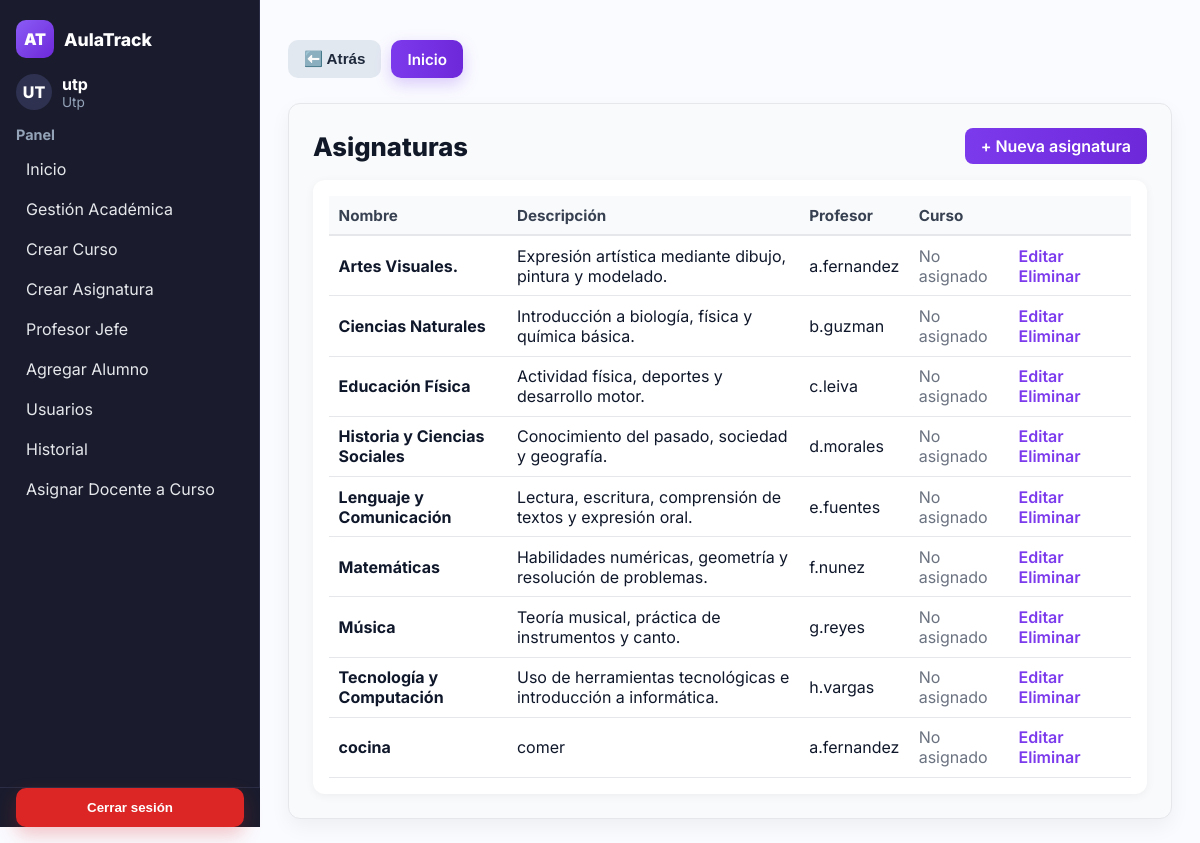
/asignaturas/ (signed in), run on an earlier commit of the app's database.
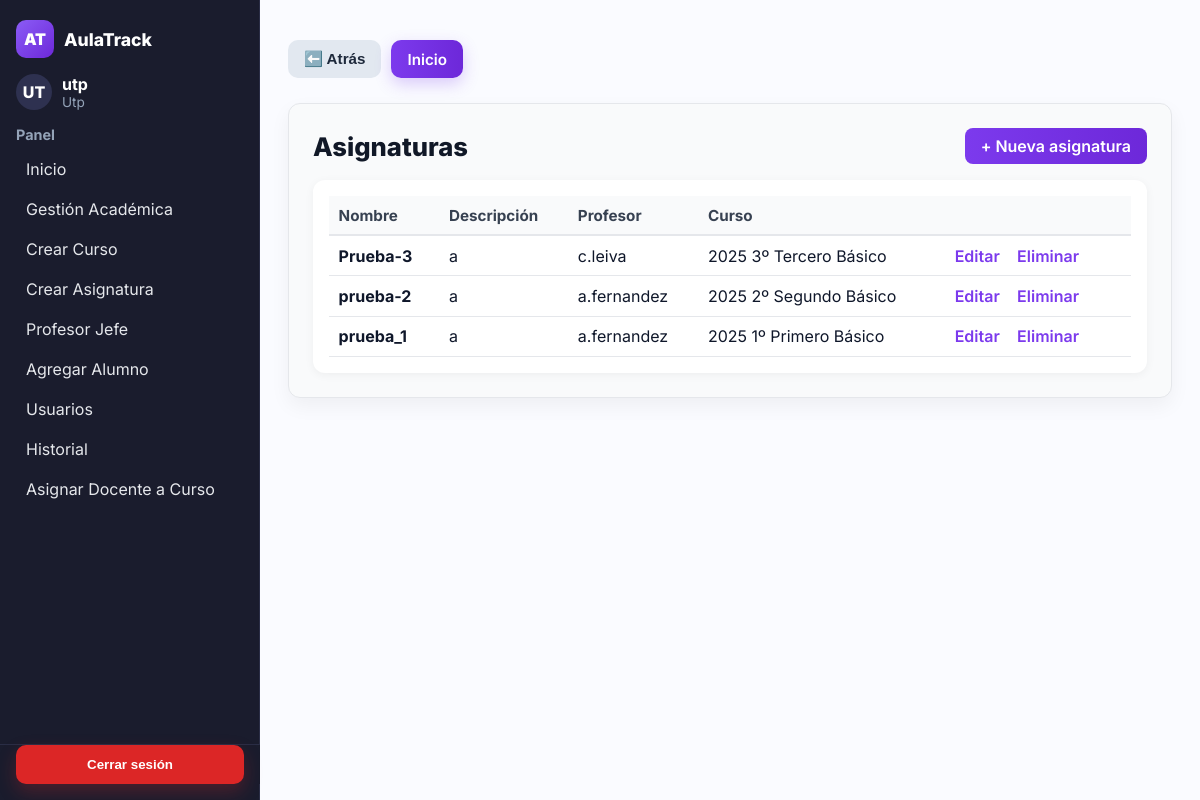
And on a later commit of the database.
### usuarios/models.py (models this page shows, shortened)
class Usuario(AbstractUser):
    nombres = models.CharField(max_length=100)
    apellidos = models.CharField(max_length=100)
    rut = models.CharField(max_length=12, unique=True, validators=[rut_validator])
    ROLE_DOCENTE = 'docente'
    ROLE_UTP = 'utp'
    ROLE_INSPECTOR = 'inspector'
    ROLE_CHOICES = [
        (ROLE_DOCENTE, 'Docente'),
        (ROLE_UTP, 'UTP'),
        (ROLE_INSPECTOR, 'Inspector'),
    ]
    role = models.CharField(max_length=20, choices=ROLE_CHOICES)

class Asignatura(models.Model):
    nombre = models.CharField(max_length=30)
    descripcion = models.TextField(blank=True)
    profesor = models.ForeignKey(
        Usuario, on_delete=models.CASCADE, null=True, blank=True, limit_choices_to={'role': 'docente'}
    )
    curso = models.ForeignKey(
        'Curso', on_delete=models.CASCADE, related_name='asignaturas', null=True, blank=True
    )

class Curso(models.Model):
    año = models.CharField(max_length=15)
    nombre = models.CharField(max_length=30)
    sala = models.CharField(max_length=10)
    profesor_jefe = models.ForeignKey(
        Usuario,
        on_delete=models.CASCADE,
        null=True,
        blank=True,
        limit_choices_to={'role': 'docente'},
        related_name='cursos_como_profesor_jefe'
    )
    class Meta:
        constraints = [
            models.UniqueConstraint(
                Lower('año'), Lower('nombre'), Lower('sala'),
                name='uniq_curso_anio_nombre_sala_ci'
            )
        ]

### usuarios/views.py (the view)
# urls.py: path('asignaturas/', asignatura_list, name='asignatura_list'),
@user_passes_test(es_utp)
def asignatura_list(request):
    asignaturas = Asignatura.objects.select_related("profesor").order_by("nombre")
    return render(request, "asignatura_list.html", {"asignaturas": asignaturas})

### usuarios/views.py (called while the page is built)
def es_utp(user):
    return hasattr(user, 'role') and user.role == 'utp'

### usuarios/templates/asignatura_list.html (shortened to what this page needs)
{% extends 'base.html' %}
{% load static %}
{% block content %}
<div class="page">
  <div class="page-head">
    <h1>Asignaturas</h1>
    <a class="btn-primary" href="{% url 'usuarios:crear_asignatura' %}">+ Nueva asignatura</a>
  </div>
  <div class="table-container">
    <table>
      <thead>
        <tr>
          <th>Nombre</th>
          <th>Descripción</th>
          <th>Profesor</th>
          <th>Curso</th>
          <th></th>
        </tr>
      </thead>
      <tbody>
      {% for a in asignaturas %}
        <tr>
          <td><strong>{{ a.nombre }}</strong></td>
          <td>{{ a.descripcion|default:"—" }}</td>
          <td>
            {% if a.profesor %}
              {{ a.profesor.get_full_name|default:a.profesor.username }}
            {% else %}
              <span class="muted">Sin profesor</span>
            {% endif %}
          </td>
          <td>
            {% if a.curso %}
              {{ a.curso.año }} {{ a.curso.nombre }}
            {% else %}
              <span class="muted">No asignado</span>
            {% endif %}
          </td>
          <td class="cell-actions">
            <a href="{% url 'usuarios:asignatura_editar' a.id %}">Editar</a>
            <a href="{% url 'usuarios:asignatura_eliminar' a.id %}">Eliminar</a>
          </td>
        </tr>
      {% empty %}
        <tr><td colspan="5" class="empty-row">No hay asignaturas registradas.</td></tr>
      {% endfor %}
      </tbody>
    </table>
  </div>
</div>
{% endblock %}

### usuarios/templates/base.html (shortened to what this page needs)
{% load static %}
<!DOCTYPE html>
<html lang="es">
<head>
    <link rel="stylesheet" href="{% static 'css/base.css' %}">
    <link rel="stylesheet" href="{% static 'css/global.css' %}">
</head>
<body>
<main class="app">
    <aside class="sidebar" aria-label="Barra lateral">
        <div class="sidebar-content">
            <div class="brand">
                <div class="logo">AT</div>
                <div class="name">AulaTrack</div>
            </div>
            {% if user.is_authenticated %}
            <div class="profile">
                <div class="avatar">{{ user.username|slice:":2"|upper }}</div>
                <div>
                    <div class="docente">{{ user.username }}</div>
                    <div class="rol">{{ user.role|title|default:"Sin rol" }}</div>
                </div>
            </div>
            <nav class="menu">
                <div class="nav-section">
                    <h4>Panel</h4>
                    <ul>
                        <li><a href="{% url 'usuarios:home_page' %}">Inicio</a></li>
                        {% if user.role == "utp" %}
                            <li><a href="{% url 'usuarios:cursos_lista' %}">Gestión Académica</a></li>
                            <li><a href="{% url 'usuarios:crear_curso' %}">Crear Curso</a></li>
                            <li><a href="{% url 'usuarios:crear_asignatura' %}">Crear Asignatura</a></li>
                            <li><a href="{% url 'usuarios:asignar_profesor_jefe' %}">Profesor Jefe</a></li>
                            <li><a href="{% url 'usuarios:agregar_alumno' %}">Agregar Alumno</a></li>
                            <li><a href="{% url 'usuarios:gestion_usuario' %}">Usuarios</a></li>
                            <li><a href="{% url 'usuarios:historial_admin' %}">Historial</a></li>
                            <li><a href="{% url 'usuarios:asignar_docente_curso' %}">Asignar Docente a Curso</a></li>
                        {% elif user.role == "docente" %}
                            <li><a href="{% url 'usuarios:home_page' %}">Mis Cursos</a></li>
                        {% elif user.role == "alumno" %}
                            <li><a href="{% url 'usuarios:home_page' %}">Mi Inicio</a></li>
                        {% endif %}
                    </ul>
                </div>
            </nav>
            {% endif %}
        </div>
        {% if user.is_authenticated %}
        <div class="logout-fixed">
            <form method="post" action="{% url 'usuarios:logout' %}">
                <button type="submit" class="logout-btn">Cerrar sesión</button>
            </form>
        </div>
        {% endif %}
    </aside>
    <section class="main">
        {% if request.path != '/' and request.path != '/home/' %}
        <div class="nav-buttons fade-in">
            <button onclick="window.history.back()" class="btn btn-secondary">⬅️ Atrás</button>
            <a href="{% url 'usuarios:home_page' %}" class="btn btn-prim">Inicio</a>
        </div>
        {% endif %}
        <div class="content">
            {% block content %}{% endblock %}
        </div>
    </section>
</main>
</body>
</html>

### usuarios/static/css/base.css (style rules this page uses)
:root { --brand-400:#b197fc; --brand-500:#a855f7; --brand-600:#8b5cf6; --brand-700:#7c3aed; --brand-800:#6d28d9; --side-bg:#1a1c2d; --side-border:#2a2d45; --side-hover:#2a2e49; --side-text:#e5e7eb; --side-muted:#94a3b8; --bg:#ffffff; --surface:#f9fafb; --border:#e5e7eb; --text:#0f172a; --danger:#dc2626; --danger-hover:#b91c1c; --radius:12px; --transition:all 0.25s ease; --shadow:0 8px 20px rgba(0,0,0,0.05); }
* { box-sizing:border-box }
html,body { height:100%;margin:0;font-family:"Inter",system-ui,sans-serif;background:var(--bg);color:var(--text); }
.app { display:grid; grid-template-columns:260px 1fr; min-height:100vh; }
.sidebar { background:var(--side-bg); color:var(--side-text); display:flex; flex-direction:column; justify-content:space-between; border-right:1px solid var(--side-border); position:sticky; top:0; height:100vh; }
.sidebar-content { padding:20px 16px 90px; overflow-y:auto; }
.brand { display:flex;align-items:center;gap:10px;margin-bottom:1rem; }
.logo { width:38px;height:38px;display:grid;place-items:center; border-radius:10px; background:linear-gradient(135deg,var(--brand-600),var(--brand-800)); color:#fff;font-weight:900; }
.name { font-weight:800;color:#fff;font-size:1.1rem; }
.profile { display:flex;align-items:center;gap:10px;margin:1rem 0; }
.avatar { width:36px;height:36px;border-radius:999px; background:#2e3150;color:#fff;font-weight:800; display:grid;place-items:center; }
.docente { font-weight:700;color:#fff; }
.rol { font-size:.85rem;color:var(--side-muted); }
.nav-section { margin-top:1rem; }
.nav-section h4 { margin:0 0 .5rem;color:var(--side-muted);font-size:.9rem;font-weight:700; }
.nav-section ul { list-style:none;margin:0;padding:0;display:grid;gap:4px; }
.nav-section a { display:block; padding:8px 10px; border-radius:8px; color:var(--side-text); transition:var(--transition); }
.logout-fixed { position:fixed; bottom:16px; left:0; width:260px; padding:0 16px 0; background:var(--side-bg); border-top:1px solid var(--side-border); }
.logout-btn { width:100%; padding:.75rem 1rem; border:0; border-radius:10px; background:var(--danger); color:#fff; font-weight:700; cursor:pointer; transition:var(--transition); box-shadow:0 8px 18px rgba(220,38,38,0.25); }
.main { background:var(--bg); padding:24px 28px; }
.content { background:var(--surface); border:1px solid var(--border); border-radius:var(--radius); padding:1.5rem; box-shadow:var(--shadow); }
a { color:var(--brand-500); text-decoration:none; transition:var(--transition); }

### usuarios/static/css/global.css (style rules this page uses)
body, html, .main { font-family: "Inter", system-ui, sans-serif; background: #fafbff !important; color: #0f172a; }
.btn, .btn-prim, .btn-secondary { display: inline-flex; align-items: center; justify-content: center; gap: 0.4rem; border-radius: 10px; font-weight: 600; cursor: pointer; text-decoration: none; font-size: 0.95rem; transition: all 0.25s ease; height: 38px; padding: 0 1rem; }
.btn { background: #fff; color: #111827; border: 1px solid #d1d5db; }
.btn-prim { background: linear-gradient(90deg, #7c3aed, #6d28d9); color: #fff; border: none; box-shadow: 0 6px 16px rgba(124, 58, 237, 0.25); }
.btn-secondary { background-color: #e2e8f0; color: #1e293b; border: none; }
.nav-buttons { display: flex; gap: 10px; margin: 15px 0 25px 0; animation: fadeIn 0.4s ease-in; }
.fade-in { animation: fadeIn 0.4s ease-in; }
.nav-buttons a { text-decoration: none !important; }
h1, h2, h3, h4, h5 { color: #111827; font-weight: 800; }

### usuarios/templates/asignatura_list.html (style rules this page uses)
.page-head { display: flex; justify-content: space-between; align-items: center; margin-bottom: 1rem; }
.page-head h1 { font-size: 1.6rem; font-weight: 800; margin: 0; }
.btn-primary { background: linear-gradient(90deg, #7c3aed, #6d28d9); color: #fff; padding: 0.5rem 1rem; border-radius: 8px; text-decoration: none; font-weight: 600; transition: all 0.25s ease; }
.table-container { background: #fff; border-radius: 12px; padding: 1rem; box-shadow: 0 2px 10px rgba(0,0,0,0.05); }
table { width: 100%; border-collapse: collapse; }
th { text-align: left; background: #f9fafb; font-weight: 700; font-size: 0.95rem; color: #374151; border-bottom: 2px solid #e5e7eb; padding: 0.6rem; }
td { padding: 0.6rem; border-bottom: 1px solid #e5e7eb; vertical-align: middle; }
.cell-actions a { color: #7c3aed; text-decoration: none; font-weight: 600; margin-right: 0.8rem; transition: color 0.2s; }

What changed in the data, as far as the page shows it:
removed Asignatura: nombre "Artes Visuales.", descripcion "Expresión artística mediante dibujo, pintura y modelado.", profesor.get_full_name "a.fernandez", shows "No asignado"
removed Asignatura: nombre "Ciencias Naturales", descripcion "Introducción a biología, física y química básica.", profesor.get_full_name "b.guzman", shows "No asignado"
removed Asignatura: nombre "Educación Física", descripcion "Actividad física, deportes y desarrollo motor.", profesor.get_full_name "c.leiva", shows "No asignado"
removed Asignatura: nombre "Historia y Ciencias Sociales", descripcion "Conocimiento del pasado, sociedad y geografía.", profesor.get_full_name "d.morales", shows "No asignado"
removed Asignatura: nombre "Lenguaje y Comunicación", descripcion "Lectura, escritura, comprensión de textos y expresión oral.", profesor.get_full_name "e.fuentes", shows "No asignado"
removed Asignatura: nombre "Matemáticas", descripcion "Habilidades numéricas, geometría y resolución de problemas.", profesor.get_full_name "f.nunez", shows "No asignado"
removed Asignatura: nombre "Música", descripcion "Teoría musical, práctica de instrumentos y canto.", profesor.get_full_name "g.reyes", shows "No asignado"
removed Asignatura: nombre "Tecnología y Computación", descripcion "Uso de herramientas tecnológicas e introducción a informática.", profesor.get_full_name "h.vargas", shows "No asignado"
removed Asignatura: nombre "cocina", descripcion "comer", profesor.get_full_name "a.fernandez", shows "No asignado"
added Asignatura: nombre "Prueba-3", descripcion "a", profesor.get_full_name "c.leiva", curso.año "2025", curso.nombre "3º Tercero Básico"
added Asignatura: nombre "prueba-2", descripcion "a", profesor.get_full_name "a.fernandez", curso.año "2025", curso.nombre "2º Segundo Básico"
added Asignatura: nombre "prueba_1", descripcion "a", profesor.get_full_name "a.fernandez", curso.año "2025", curso.nombre "1º Primero Básico"
